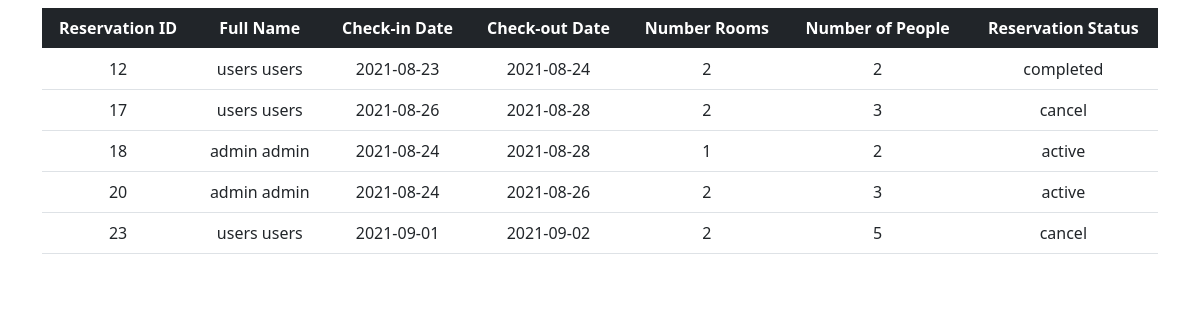
Screenshot of /admin_reservation_status.php?room_id=1 with the database file from the repository.
### tables this page shows
CREATE TABLE `reservation` (
  `reservation_id` int(11) NOT NULL,
  `user_id` int(11) NOT NULL,
  `room_id` int(11) NOT NULL,
  `check_in` date NOT NULL,
  `check_out` date NOT NULL,
  `total_price` float(50,2) NOT NULL,
  `number_people` int(11) NOT NULL,
  `nights` int(11) NOT NULL,
  `number_rooms` int(11) NOT NULL,
  `reservation_status` varchar(50) NOT NULL DEFAULT 'upcoming'
);

CREATE TABLE `users` (
  `user_id` int(11) NOT NULL,
  `first_name` varchar(50) NOT NULL,
  `last_name` varchar(50) NOT NULL,
  `address` varchar(100) NOT NULL,
  `contact_number` varchar(50) NOT NULL,
  `email` varchar(50) NOT NULL,
  `account_id` int(11) NOT NULL
);

### classes/config.php (called while the page is built, shortened)
<?php
class Config{
    private $servername = 'localhost';
    private $username = 'root';
    private $password = '';
    private $db_name = 'waka-hotel';
    public function __construct()
    {
        $this->conn = new mysqli($this->servername,$this->username,$this->password,$this->db_name);
        return $this->conn;
    }
}
?>

### datafile.php (called while the page is built, shortened)
<?php
include 'classes/Res.php';
$resObj = new Res;
?>

### classes/Res.php (called while the page is built, shortened)
<?php
include 'classes/config.php';
class Res extends Config{
public function adminRoomInfo($room_id){
    $sql = "SELECT * FROM reservation
            INNER JOIN users ON reservation.user_id = users.user_id
            INNER JOIN rooms ON reservation.room_id = rooms.room_id
            WHERE reservation.room_id = '$room_id'";
    $result= $this->conn->query($sql);
    if($result->num_rows >= 1){
        $row = [];
        while($user_status = $result->fetch_assoc()){
            array_push($row,$user_status);
    }
    return $row;
}else{
    return false;
}
}
}
?>

### admin_reservation_status.php (the view, shortened to what this page needs)
<?php
include 'datafile.php';
$room_id = $_GET["room_id"];
$room_info = $resObj->adminRoomInfo($room_id);
?>
<!doctype html>
<html lang="en">
  <head>
    <link rel="stylesheet" href="https://cdn.jsdelivr.net/npm/bootstrap@5.0.2/dist/css/bootstrap.min.css">
  </head>
  <body>
      <div class="container">
        <form action="datafile.php">
            <table class="table text-center">
                <thead class="table table-dark">
                    <tr>
                        <th>Reservation ID</th>
                        <th>Full Name</th>
                        <th>Check-in Date</th>
                        <th>Check-out Date</th>
                        <th>Number Rooms</th>
                        <th>Number of People</th>
                        <th>Reservation Status</th>
                    </tr>
                </thead>
                <tbody>
                <?php
                    if($room_info == false){
                ?>
                    <tr>
                        <td colspan="6" class="text-center text-danger"></td>
                    </tr>
                <?php
                    }else{
                        foreach($room_info as $room){
                ?>
                    <tr>
                        <td><?php echo $room["reservation_id"]; ?></td>
                        <td><?php echo $room["first_name"]." ".$room["last_name"]; ?></td>
                        <td><?php echo $room["check_in"]; ?></td>
                        <td><?php echo $room["check_out"]; ?></td>
                        <td><?php echo $room["number_rooms"]; ?></td>
                        <td><?php echo $room["number_people"]; ?></td>
                        <td><?php echo $room["reservation_status"]; ?></td>
                    </tr>
                <?php
                        }
                    }
                ?>
                </tbody>
            </table>
        </form>
      </div>
  </body>
</html>

### rows the page displays
reservation: reservation_id "12", user.first_name "users", user.last_name "users", check_in "2021-08-23", check_out "2021-08-24", number_rooms "2", number_people "2", reservation_status "completed"
reservation: reservation_id "17", user.first_name "users", user.last_name "users", check_in "2021-08-26", check_out "2021-08-28", number_rooms "2", number_people "3", reservation_status "cancel"
reservation: reservation_id "18", user.first_name "admin", user.last_name "admin", check_in "2021-08-24", check_out "2021-08-28", number_rooms "1", number_people "2", reservation_status "active"
reservation: reservation_id "20", user.first_name "admin", user.last_name "admin", check_in "2021-08-24", check_out "2021-08-26", number_rooms "2", number_people "3", reservation_status "active"
reservation: reservation_id "23", user.first_name "users", user.last_name "users", check_in "2021-09-01", check_out "2021-09-02", number_rooms "2", number_people "5", reservation_status "cancel"
